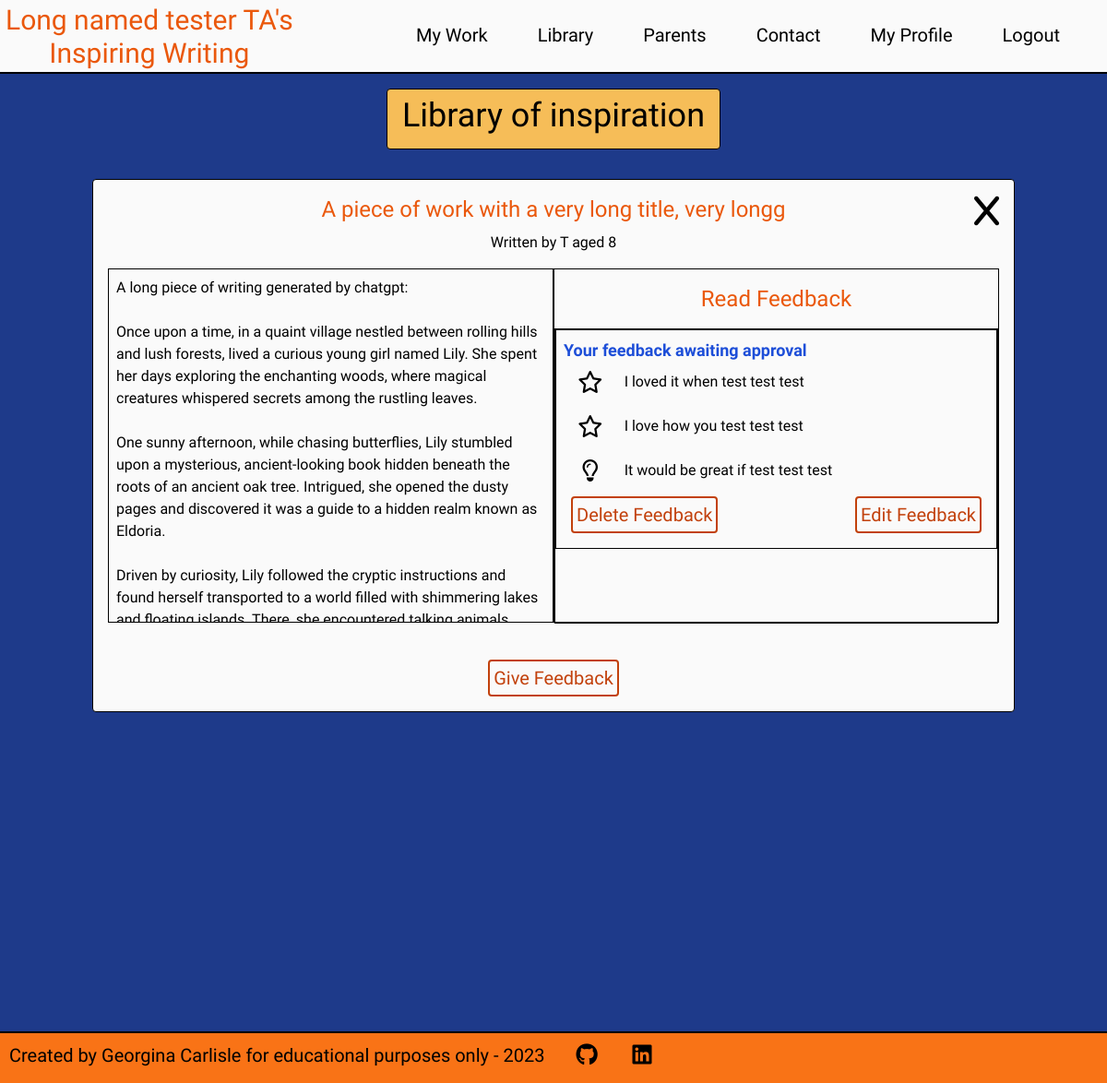
Before: /library/read_feedback/7 (signed in) with the older database file.
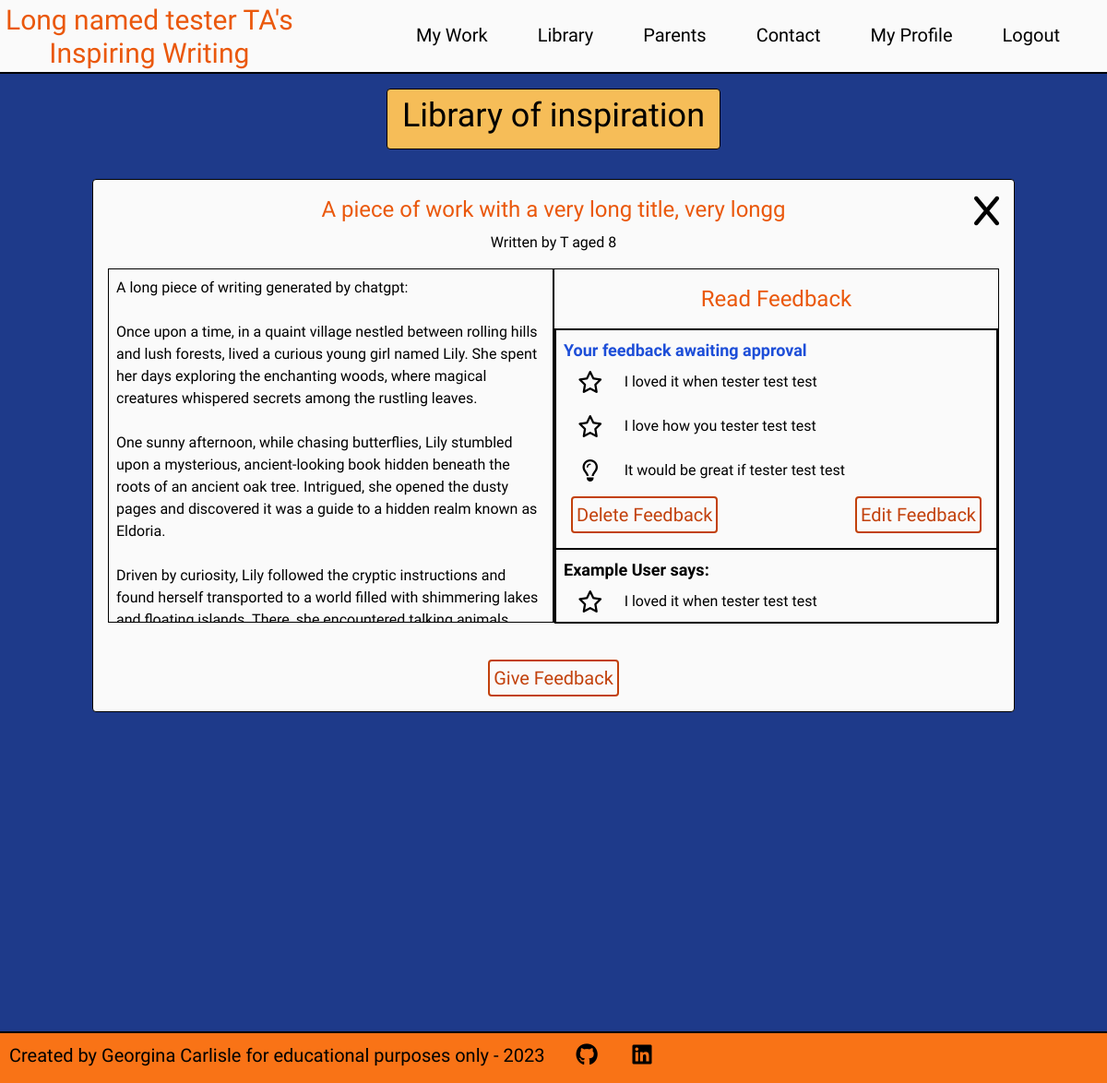
After: the same page with the newer database file.
### library/models.py (models this page shows, shortened)
class Feedback(models.Model):
    giver = models.ForeignKey(User, on_delete=models.CASCADE, related_name="given_feedback")
    writing = models.ForeignKey(Writing, on_delete=models.CASCADE, related_name="received_feedback")
    star_one = models.TextField()
    star_two = models.TextField()
    wish = models.TextField()
    date_created = models.DateTimeField(auto_now_add=True)
    date_last_edit = models.DateTimeField(auto_now=True)
    approved = models.BooleanField(default=False)
    date_approved = models.DateTimeField(null=True, blank=True)
    failed_approval = models.BooleanField(default=False)
    date_failed = models.DateTimeField(null=True, blank=True)
    reason_failed = models.TextField(null=True, blank=True)
    class Meta:
        ordering = ['-date_approved']

### users/models.py (models this page shows, shortened)
class User(AbstractBaseUser, PermissionsMixin):
    __name__ = 'CustomUser'
    validUsername = RegexValidator(
        r'^[a-zA-Z ]+$', 'Only letters and spaces are allowed in your Pen name')
    validFirstName = RegexValidator(
        r'^[a-zA-Z ]+$',
        'Only letters and spaces are allowed in your First name')
    validSecondName = RegexValidator(
        r'^[a-zA-Z ]+$',
        'Only letters and spaces are allowed in your Second name')
    username = models.CharField(
        max_length=20, unique=True, validators=[validUsername])
    age = models.IntegerField(
        validators=[MinValueValidator(8), MaxValueValidator(12),],)
    first_name = models.CharField(max_length=12, validators=[validFirstName])
    last_name = models.CharField(max_length=20, validators=[validSecondName])
    email = models.EmailField(max_length=320)
    consent = models.BooleanField(default=False)
    join_date = models.DateTimeField(default=timezone.now)
    is_staff = models.BooleanField(default=False)
    is_admin = models.BooleanField(default=False)
    is_active = models.BooleanField(default=True)
    is_superuser = models.BooleanField(default=False)
    objects = CustomAccountManager()
    USERNAME_FIELD = 'username'
    REQUIRED_FIELDS = ['email', 'first_name', 'last_name']
    def __str__(self):
        return self.username

### library/views.py (the view)
# urls.py: path('read_feedback/<int:writing_id>', views.read_feedback_view, name="read_feedback"),
@login_required
def read_feedback_view(request, writing_id):
    writing = get_object_or_404(Writing, pk=writing_id)
    approved_feedback = writing.received_feedback.all().filter(approved = True)
    context = {}
    all_feedback = writing.received_feedback.all()
    for feedback in all_feedback:
        if feedback.giver.username == request.user.username:
            user_feedback = feedback
            context['user_feedback'] = user_feedback
    context['writing'] = writing
    context['feedback_received'] = approved_feedback
    return render(request, 'read_feedback.html', context)

### library/templates/read_feedback.html (shortened to what the changed rows need)
{% extends 'base.html' %}
{% load static %}
{% block content %}
<div class="bg-blue-900 h-full pb-4 pt-16 lg:pt-20">
    <div class="flex justify-center h-fit">
        <div class="text-center px-4 py-2 bg-horange my-4 h-fit rounded border border-black">
            <h1 class="text-3xl md:text-4xl font-title text-black mb-2">
                Library of inspiration
            </h1>
        </div>
    </div>
    <div class="flex justify-center mt-4">
        <div class="border border-black rounded bg-zinc-50 p-4 relative w-11/12 sm:max-w-xl lg:max-w-none lg:w-5/6 h-3/4">
            <div class="text-center mb-4">
                <div class="flex justify-center">
                    <h2 class="text-2xl md:text-2xl mb-2 w-4/5 font-title text-orange-600">
                        {{ writing.title }}
                    </h2>
                </div>
            </div>
            <div class="lg:grid lg:grid-cols-2 2xl:grid-cols-5 h-fit">
                <div class="lg:border border-black lg:h-96 lg:pt-4 2xl:col-span-2">
                    <div class="border border-black relative mb-12 lg:mb-4 max-h-52 lg:max-h-none lg:h-80 overflow-auto">
                        {% if user_feedback %}
                        <div class="border border-black p-2 relative">
                            {% if confirmation_delete_needed %}
                            <p class="mb-12 md:text-lg text-blue-700">
                                Are you sure you wish to delete your feedback? Once deleted you cannot get it back.
                            </p>
                            <a class="absolute left-4 bottom-4 p-1 mt-6 rounded border-orange-700 border-2 border-solid bg-zinc-50 hover:bg-orange-700 text-orange-700 hover:text-white text-lg md:text-xl hover:cursor-pointer w-fit"
                            href="{% url 'read_feedback' writing_id=writing.id %}">
                                Keep feedback
                            </a>
                            <a class="absolute right-4 bottom-4 p-1 mt-6 rounded border-orange-700 border-2 border-solid bg-zinc-50 hover:bg-orange-700 text-orange-700 hover:text-white text-lg md:text-xl hover:cursor-pointer w-fit"
                            href="{% url 'delete_feedback' feedback_id=user_feedback.id %}?confirm_delete=True">
                                Delete feedback
                            </a>
                            {% else %}
                            <div class="mb-2 grid grid-cols-6 sm:grid-cols-8">
                                <div class="col-span-1 flex justify-center">
                                    <i class="fa-regular fa-star text-2xl mt-2" aria-label="star one"></i>
                                </div>
                                <p class="col-span-5 sm:col-span-7 p-2">
                                    I loved it when {{ user_feedback.star_one }}
                                </p>
                            </div>
                            <div class="mb-2 grid grid-cols-6 sm:grid-cols-8">
                                <div class="col-span-1 flex justify-center">
                                    <i class="fa-regular fa-star text-2xl mt-2" aria-label="star two"></i>
                                </div>
                                <p class="col-span-5 sm:col-span-7 p-2">
                                    I love how you {{ user_feedback.star_two }}
                                </p>
                            </div>
                            <div class="mb-14 grid grid-cols-6 sm:grid-cols-8">
                                <div class="col-span-1 flex justify-center">
                                    <i class="fa-regular fa-lightbulb text-2xl mt-2" aria-label="idea"></i>
                                </div>
                                <p class="col-span-5 sm:col-span-7 p-2">
                                    It would be great if {{ user_feedback.wish }}
                                </p>
                            </div>
                            <div class="flex justify-center mt-4">
                                <a class="absolute left-4 bottom-4 p-1 rounded border-orange-700 border-2 border-solid bg-zinc-50 hover:bg-orange-700 text-orange-700 hover:text-white text-lg md:text-xl hover:cursor-pointer w-fit"
                                href="{% url 'delete_feedback' feedback_id=user_feedback.id %}">
                                    Delete Feedback
                                </a>
                                <a class="absolute right-4 bottom-4 p-1 mt-6 rounded border-orange-700 border-2 border-solid bg-zinc-50 hover:bg-orange-700 text-orange-700 hover:text-white text-lg md:text-xl hover:cursor-pointer w-fit"
                                href="{% url 'edit_feedback' feedback_id=user_feedback.id %}">
                                    Edit Feedback
                                </a>
                            </div>
                            {% endif %}
                        </div>
                        {% endif %}
                        {% if feedback_received %}
                        {% for feedback in feedback_received %}
                        {% ifnotequal user.username feedback.giver.username %}
                        <div class="border border-black p-2">
                            <h4 class="font-bold text-lg">
                                {{ feedback.giver }} says:
                            </h4>
                            <div class="mb-2 grid grid-cols-6 sm:grid-cols-8">
                                <div class="col-span-1 flex justify-center">
                                    <i class="fa-regular fa-star text-2xl mt-2" aria-label="star one"></i>
                                </div>
                                <p class="col-span-5 sm:col-span-7 p-2">
                                    I loved it when {{ feedback.star_one }}
                                </p>
                            </div>
                        </div>
                        {% endifnotequal %}
                        {% endfor %}
                        {% endif %}
                    </div>
                </div>
            </div>
        </div>
    </div>
</div>
{% endblock%}

Changed rows visible on the page:
removed Feedback: star_one "test test test", star_two "test test test", wish "test test test"
added Feedback: star_one "tester test test", star_two "tester test test", wish "tester test test"
added Feedback: giver "Example User", star_one "tester test test"
